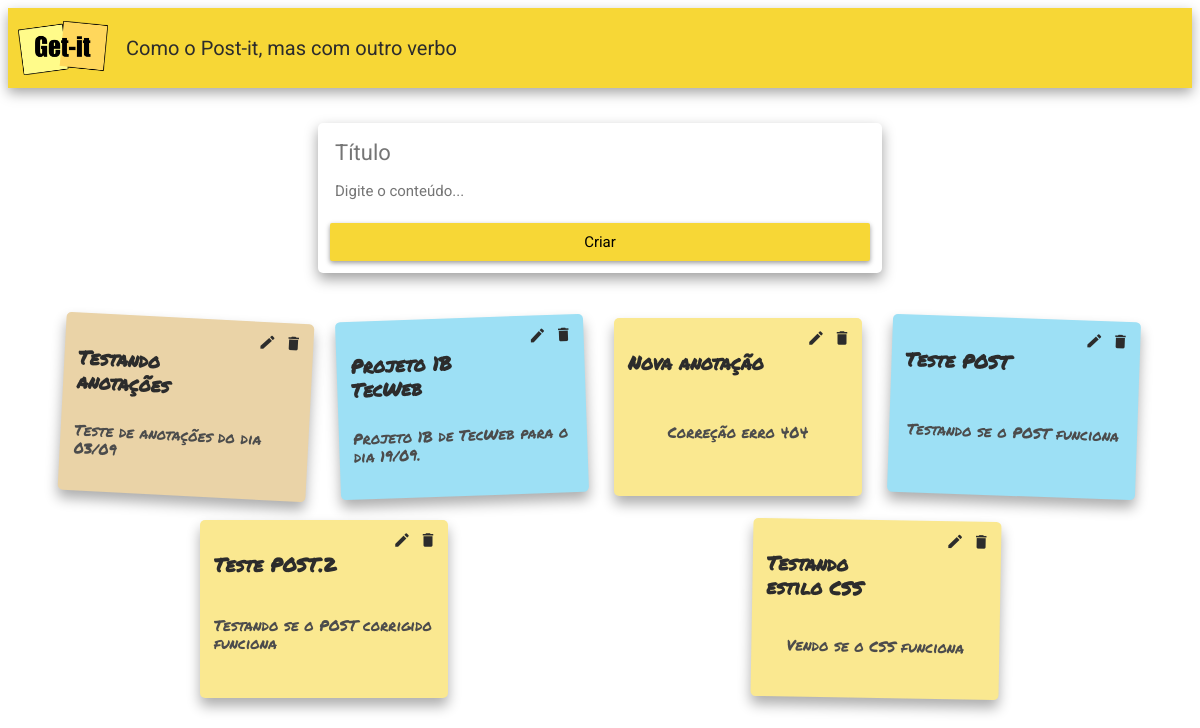
/, run on an earlier commit of the app's database.
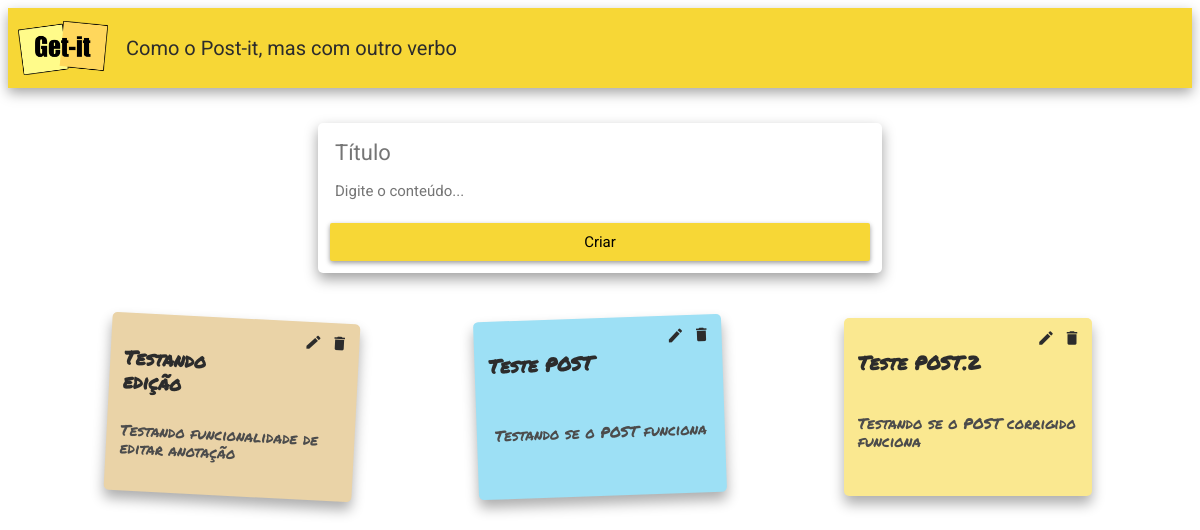
And on a later commit of the database.
### notes/models.py (models this page shows, shortened)
class Note(models.Model):
    title = models.CharField(max_length=200)
    content = models.TextField(null=True)
    tag = models.ForeignKey(Tag, on_delete=models.CASCADE, null=True, blank=True)

### notes/views.py (the view)
# urls.py: path('', views.index, name='index'),
def index(request):
    if request.method == 'POST':
        title = request.POST.get('titulo')
        content = request.POST.get('detalhes')
        nome_tag = request.POST.get('tag')
        tag = obter_tag(nome_tag)
        note = Note(title=title, content=content, tag=tag)
        note.save()
        return redirect('index')
    else:
        all_notes = Note.objects.all()
        return render(request, 'notes/index.html', {'notes': all_notes})

### notes/templates/notes/index.html (shortened to what this page needs)
{% extends "notes/base.html" %}
{% load static %}
{% block content %}
    <div class="appbar">
      <img src="{% static 'notes/img/logo-getit.png' %}" class="logo" />
      <span class="subtitle">Como o Post-it, mas com outro verbo</span>
    </div>
    <main class="container">
      <form class="form-card" method="post">
        <input
          class="form-card-title"
          type="text"
          name="titulo"
          placeholder="Título"
        />
        <textarea
          class="autoresize"
          name="detalhes"
          placeholder="Digite o conteúdo..."
        ></textarea>
        <button class="btn" type="submit">Criar</button>
      </form>
      <div class="card-container">
        {% for note in notes %}
        <div class="card">
          <a href="{% url 'edit' id=note.id %}" class="card-edit">
            <span class="material-icons">edit</span>
          </a>
          <a href="{% url 'delete' id=note.id %}" class="card-remove">
            <span class="material-icons">delete</span>
          </a>
          <h3 class="card-title">{{ note.title }}</h3>
          <div class="card-content">
            <p>{{ note.content }}</p>
          </div>
        </div>
        {% endfor %}
      </div>
    </main>
{% endblock %}

### notes/templates/notes/base.html (shortened to what this page needs)
{% load static %}
<!DOCTYPE html>
<html>
    <head>
        <link
          rel="stylesheet"
          href="https://cdnjs.cloudflare.com/ajax/libs/meyer-reset/2.0/reset.min.css"
        />
        <link rel="stylesheet" href="{% static 'notes/getit.css' %}?v=5" />
    </head>
  <body>
    {% block content %} {% endblock %}
  </body>
</html>

### notes/static/notes/getit.css (style rules this page uses)
html, body { font-family: "Roboto", sans-serif; color: #2c2c2c; background-color: #ffffff; }
.appbar { height: 80px; display: flex; align-items: center; padding: 0 10px; background-color: #f7d736; box-shadow: 0 5px 12px rgba(0, 0, 0, 0.35); }
.logo { width: 90px; height: 60px; object-fit: contain; }
.subtitle { margin-left: 18px; font-size: 20px; color: #2c2c2c; }
.container { padding: 35px 40px; }
.form-card { width: 540px; margin: 0 auto 45px; padding: 12px; display: flex; flex-direction: column; border-radius: 5px; background-color: white; box-shadow: 0 6px 14px rgba(0, 0, 0, 0.38); }
.form-card-title, .form-card-tag, .autoresize { padding: 5px; border: none; outline: none; resize: none; font-family: "Roboto", sans-serif; color: #4c4c4c; }
.form-card-title { font-size: 22px; }
.autoresize { min-height: 35px; margin-top: 7px; font-size: 15px; }
.btn { height: 38px; border: none; border-radius: 2px; outline: none; background-color: #f7d736; box-shadow: 0 2px 5px rgba(0, 0, 0, 0.4); font-family: "Roboto", sans-serif; font-size: 15px; cursor: pointer; }
.card-container { display: flex; flex-wrap: wrap; justify-content: space-around; align-items: flex-start; row-gap: 24px; }
.card { position: relative; width: 220px; height: 150px; padding: 14px; display: flex; flex-direction: column; border-radius: 5px; background-color: #fae890; box-shadow: 0 8px 13px rgba(0, 0, 0, 0.32); font-family: "Permanent Marker", cursive; }
.card-title { margin-bottom: 8px; padding-right: 78px; color: #2c2c2c; font-size: 19px; line-height: 1.25; }
.card-remove, .card-edit, .card-favorite { position: absolute; top: 6px; width: 28px; height: 28px; display: flex; align-items: center; justify-content: center; color: #2c2c2c; text-decoration: none; }
.card-remove { right: 6px; }
.card-edit { right: 32px; }
.card-remove .material-icons, .card-edit .material-icons, .card-favorite .material-icons { font-size: 18px; }
.card-content { flex-grow: 1; display: flex; align-items: center; justify-content: center; color: #4c4c4c; font-size: 15px; line-height: 1.2; }
.card-content p { margin: 0; max-width: 100%; }
.card-color-1 { background-color: #ead3a7; }
.card-color-2 { background-color: #9de0f5; }
.card-color-4 { background-color: #fae890; }
.card-rotation-3 { transform: rotate(-2deg); }
.card-rotation-6 { transform: rotate(0deg); }
.card-rotation-11 { transform: rotate(3deg); }

What changed in the data, as far as the page shows it:
removed Note: title "Testando anotações", content "Teste de anotações do dia 03/09"
removed Note: title "Projeto 1B TecWeb", content "Projeto 1B de TecWeb para o dia 19/09."
removed Note: title "Nova anotação", content "Correção erro 404"
removed Note: title "Testando estilo CSS", content "Vendo se o CSS funciona"
added Note: title "Testando edição", content "Testando funcionalidade de editar anotação"
